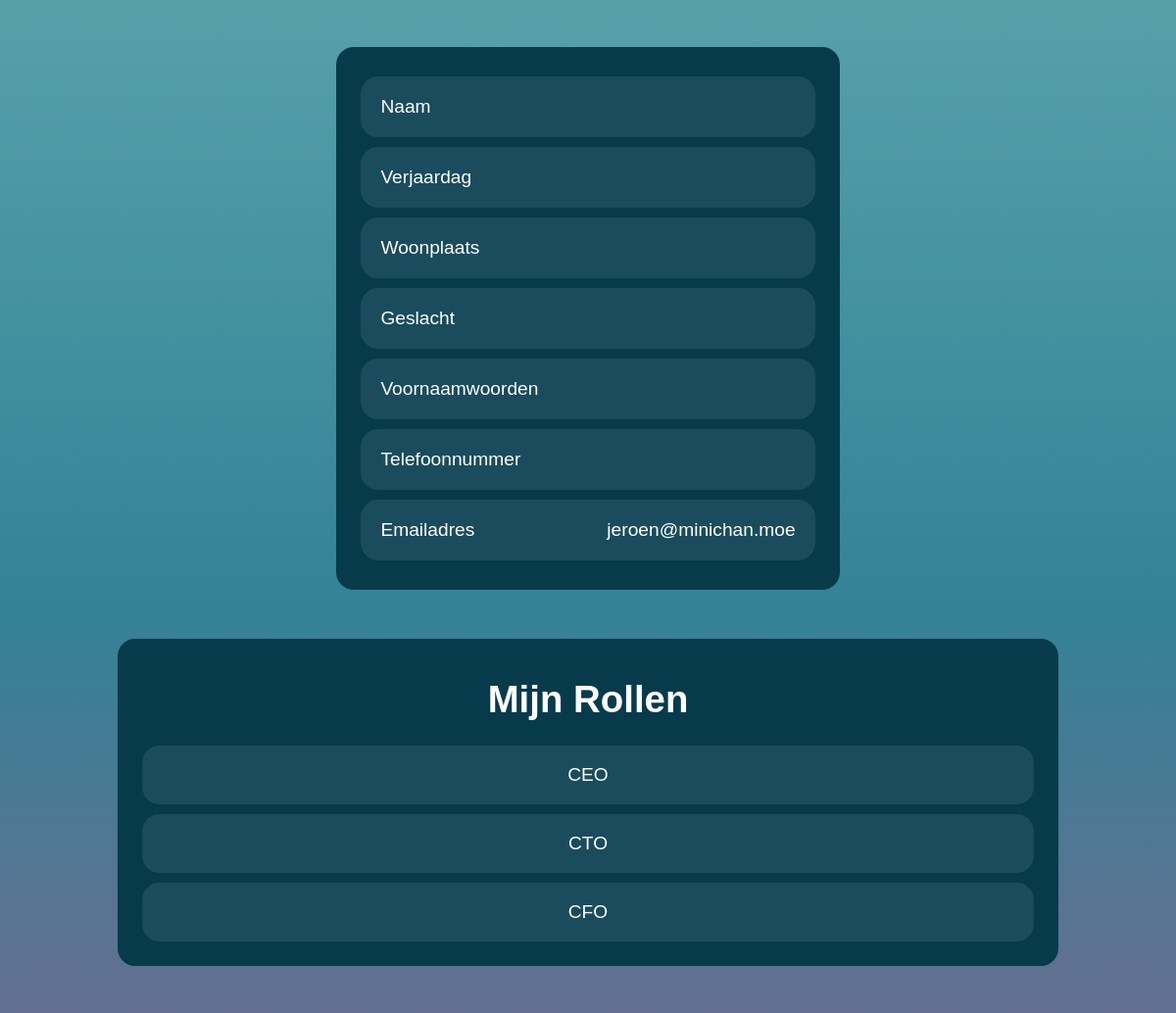
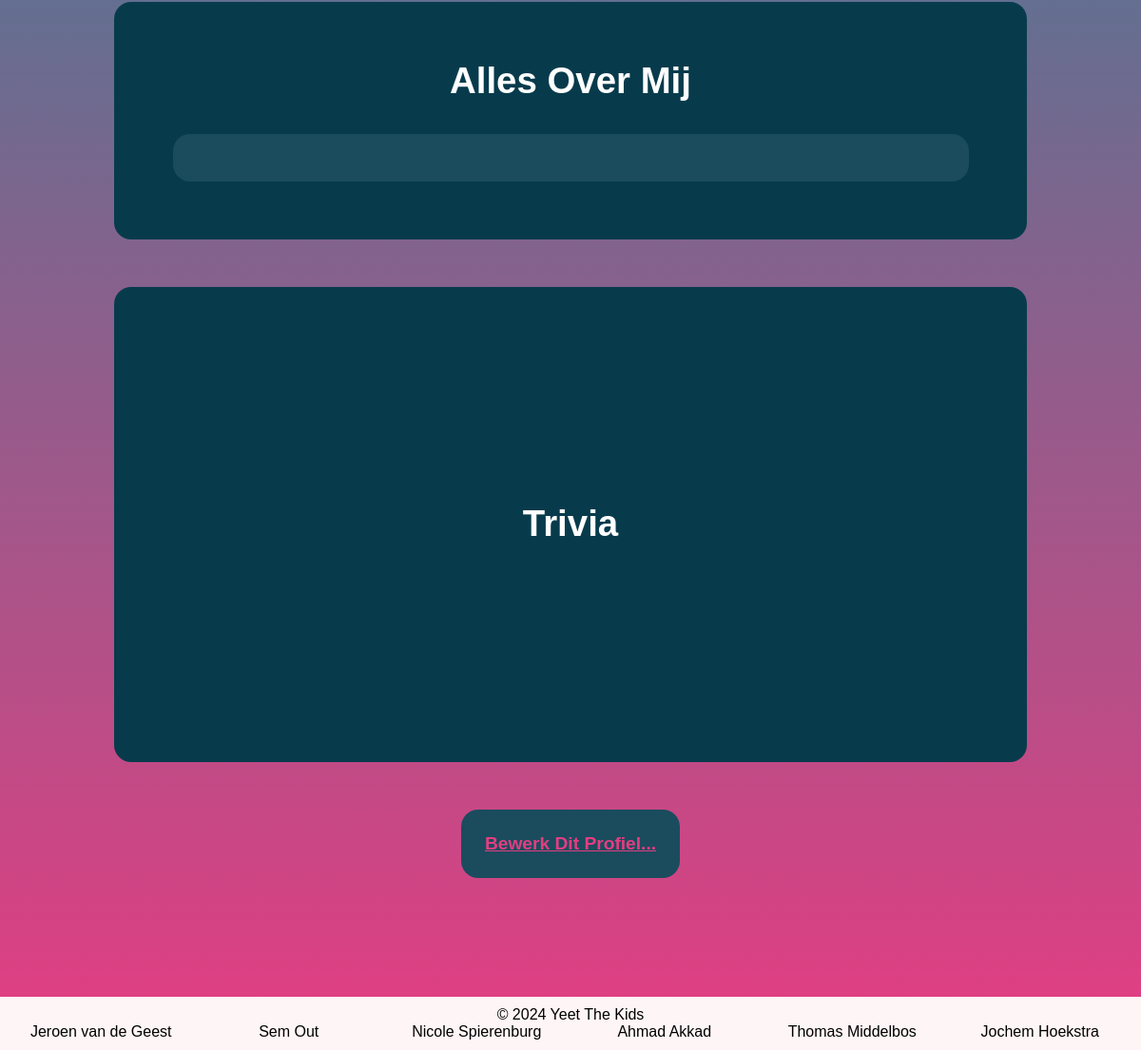
The page /profiles/Jeroen (signed in, lower part) on the database as committed earlier (2 pictures, top to bottom).
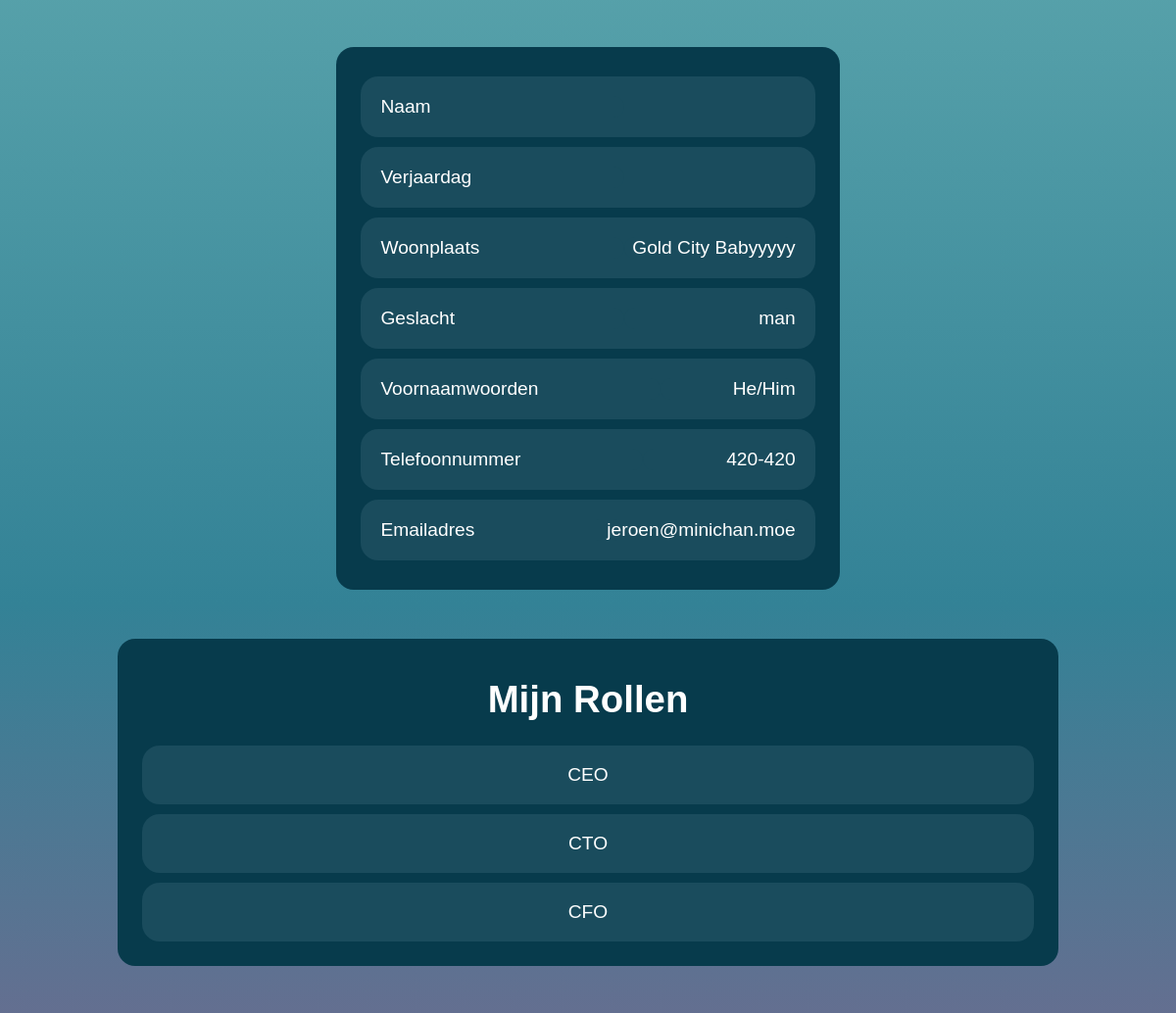
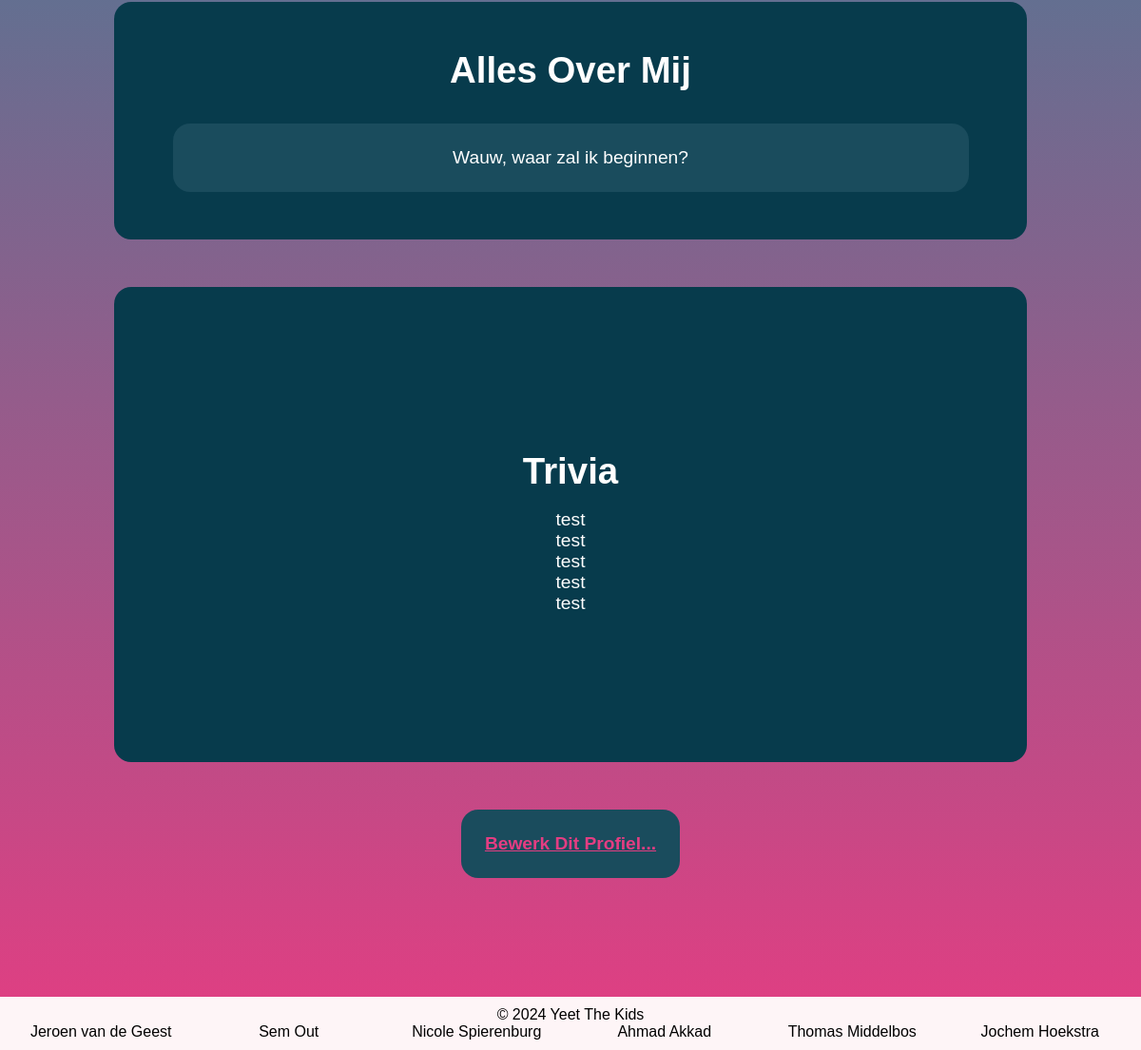
The same page on the database as committed later (2 pictures, top to bottom).
### user_profiles/models.py (models this page shows, shortened)
class User(AbstractUser):
    GENDERS = [
        ('geheim', 'Geheim'),
        ('vrouw', 'Vrouwelijk'),
        ('man', 'Mannelijk'),
        ('nb', 'Non-Binair'),
    ]
    pfp = models.ImageField(upload_to='profile_pics/', blank=True, null=True)
    city = models.CharField(max_length=100)
    birthday = models.DateField(default=datetime.datetime.now())
    gender = models.CharField(max_length=10, choices=GENDERS)
    pronouns = models.CharField(max_length=15, blank=True)
    number = models.CharField(max_length=12)
    bio = models.TextField(max_length=1000, blank=True)
    trivia1 = models.CharField(max_length=100, blank=True)
    trivia2 = models.CharField(max_length=100, blank=True)
    trivia3 = models.CharField(max_length=100, blank=True)
    trivia4 = models.CharField(max_length=100, blank=True)
    trivia5 = models.CharField(max_length=100, blank=True)
    def __getitem__(self, key):
        return getattr(self, key)

### user_profiles/views.py (the view)
# urls.py: path('<str:current_name>', profile_view, name='profile'),
@login_required
def profile_view(request, current_name):
    user = None
    try:
        user = User.objects.get(username__iexact=current_name)
    except User.DoesNotExist:
        return render(request, '404.html')
    return render(request, 'profile.html', {'user': user})

### user_profiles/templates/profile.html (shortened to what this page needs)
{% extends 'core/base.html' %}
{% load static from static %}
{% block head %}
<link rel="stylesheet" href="{% static 'styles.css' %}">
{% endblock %}
{% block content %}
<div id="main-content">
    <div id="profile-container">
        <div class="profile-row" id="row1">
            <div class="rounded-card" id="profile-info">
                <div class="info">
                    <div class="profile-info-box-q" id="profile-name">Naam</div>
                </div>
                <div class="info">
                    <div class="profile-info-box-q" id="profile-age">Verjaardag</div>
                </div>
                <div class="info">
                    <div class="profile-info-box-q" id="profile-city">Woonplaats</div>
                    <div class="profile-info-box" id="profile-city">{{ user.city }}</div>
                </div>
                <div class="info">
                    <div class="profile-info-box-q" id="profile-gender">Geslacht</div>
                    <div class="profile-info-box" id="profile-gender">{{ user.gender }}</div>
                </div>
                <div class="info">
                    <div class="profile-info-box-q" id="profile-gender">Voornaamwoorden</div>
                    <div class="profile-info-box" id="profile-gender">{{ user.pronouns }}</div>
                </div>
                <div class="info">
                    <div class="profile-info-box-q" id="profile-gender">Telefoonnummer</div>
                    <div class="profile-info-box" id="profile-gender">{{ user.number }}</div>
                </div>
                <div class="info">
                    <div class="profile-info-box-q" id="profile-gender">Emailadres</div>
                    <div class="profile-info-box" id="profile-gender">{{ user.email }}</div>
                </div>
            </div>
        </div>
        <div class="profile-row" id="row2">
            <div class="rounded-card" id="profile-roles">
                <h1>Mijn Rollen</h1>
                <div class="profile-role" id="profile-role1">CEO</div>
                <div class="profile-role" id="profile-role2">CTO</div>
                <div class="profile-role" id="profile-role3">CFO</div>
            </div>
            <div class="rounded-card" id="profile-about-me">
                <h1>Alles Over Mij</h1>
                <p>
                    {{ user.bio }}
                </p>
            </div>
        </div>
        <div class="profile-row" id="row3">
            <div class="rounded-card" id="profile-trivia">
                <h1>Trivia</h1>
                <p>{{ user.trivia1 }}</p>
                <p>{{ user.trivia2 }}</p>
                <p>{{ user.trivia3 }}</p>
                <p>{{ user.trivia4 }}</p>
                <p>{{ user.trivia5 }}</p>
            </div>
            <a href="{% url 'edit_profile' current_name=user.username %}" id="profile-edit-link">
                <div class="rounded-card" id="profile-edit-box">
                    Bewerk Dit Profiel...
                </div>
            </a>
        </div>
    </div>
</div>
{% endblock %}

Rows that differ between the two databases and show on the page:
changed User "jeroen@minichan.moe": city (not shown) → "Gold City Babyyyyy"; gender (not shown) → "man"; pronouns (not shown) → "He/Him"; number (not shown) → "420-420"; bio (not shown) → "Wauw, waar zal ik beginnen?"; trivia1 (not shown) → "test"; trivia2 (not shown) → "test"; trivia3 (not shown) → "test"; trivia4 (not shown) → "test"; trivia5 (not shown) → "test"
